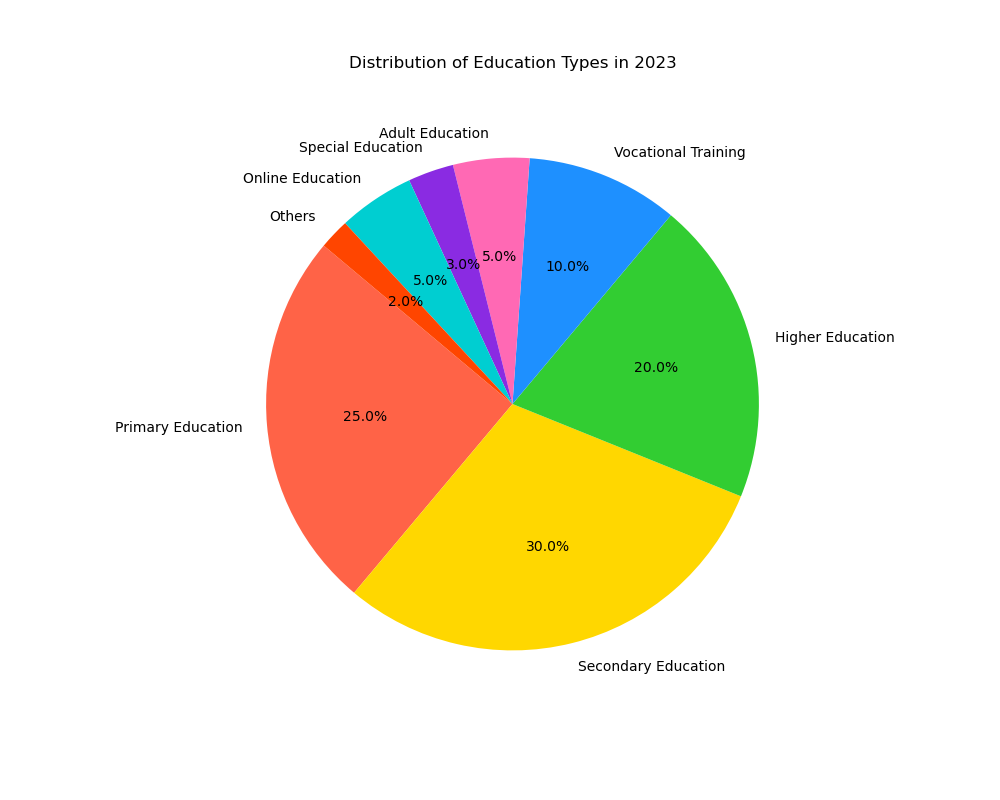

The script that drew this image:

import matplotlib.pyplot as plt

# Data points
education_types = ['Primary Education', 'Secondary Education', 'Higher Education', 'Vocational Training', 'Adult Education', 'Special Education', 'Online Education', 'Others']
percentage_share = [25.0, 30.0, 20.0, 10.0, 5.0, 3.0, 5.0, 2.0]

# Colors using hexadecimal color codes
colors = ['#FF6347', '#FFD700', '#32CD32', '#1E90FF', '#FF69B4', '#8A2BE2', '#00CED1', '#FF4500']

# Plotting the pie chart
plt.figure(figsize=(10, 8))  # Width and height of the chart
plt.pie(percentage_share, labels=education_types, colors=colors, autopct='%1.1f%%', startangle=140)

# Title of the chart
plt.title('Distribution of Education Types in 2023', pad=20)

# Display the chart
plt.show()
